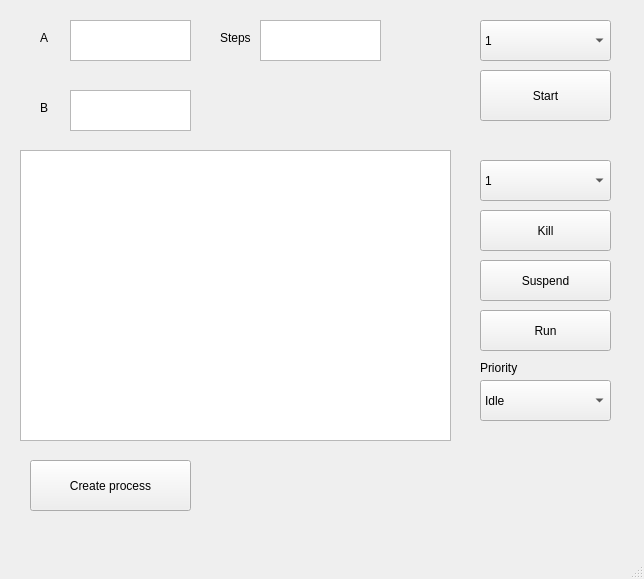
<?xml version="1.0" encoding="UTF-8"?>
<ui version="4.0">
 <class>MainWindow</class>
 <widget class="QMainWindow" name="MainWindow">
  <property name="geometry">
   <rect>
    <x>0</x>
    <y>0</y>
    <width>644</width>
    <height>579</height>
   </rect>
  </property>
  <property name="windowTitle">
   <string>MainWindow</string>
  </property>
  <widget class="QWidget" name="centralwidget">
   <widget class="QTextEdit" name="textEdit_steps">
    <property name="geometry">
     <rect>
      <x>260</x>
      <y>20</y>
      <width>121</width>
      <height>41</height>
     </rect>
    </property>
   </widget>
   <widget class="QTextEdit" name="textEdit_B">
    <property name="geometry">
     <rect>
      <x>70</x>
      <y>90</y>
      <width>121</width>
      <height>41</height>
     </rect>
    </property>
   </widget>
   <widget class="QTableWidget" name="tableWidget">
    <property name="geometry">
     <rect>
      <x>20</x>
      <y>150</y>
      <width>431</width>
      <height>291</height>
     </rect>
    </property>
   </widget>
   <widget class="QTextEdit" name="textEdit_A">
    <property name="geometry">
     <rect>
      <x>70</x>
      <y>20</y>
      <width>121</width>
      <height>41</height>
     </rect>
    </property>
   </widget>
   <widget class="QPushButton" name="kill">
    <property name="geometry">
     <rect>
      <x>480</x>
      <y>210</y>
      <width>131</width>
      <height>41</height>
     </rect>
    </property>
    <property name="text">
     <string>Kill</string>
    </property>
   </widget>
   <widget class="QPushButton" name="run">
    <property name="geometry">
     <rect>
      <x>480</x>
      <y>310</y>
      <width>131</width>
      <height>41</height>
     </rect>
    </property>
    <property name="text">
     <string>Run</string>
    </property>
   </widget>
   <widget class="QComboBox" name="comboBox_2">
    <property name="geometry">
     <rect>
      <x>480</x>
      <y>160</y>
      <width>131</width>
      <height>41</height>
     </rect>
    </property>
    <item>
     <property name="text">
      <string>1</string>
     </property>
    </item>
    <item>
     <property name="text">
      <string>2</string>
     </property>
    </item>
    <item>
     <property name="text">
      <string>3</string>
     </property>
    </item>
    <item>
     <property name="text">
      <string>4</string>
     </property>
    </item>
    <item>
     <property name="text">
      <string>5</string>
     </property>
    </item>
    <item>
     <property name="text">
      <string>6</string>
     </property>
    </item>
    <item>
     <property name="text">
      <string>7</string>
     </property>
    </item>
    <item>
     <property name="text">
      <string>8</string>
     </property>
    </item>
   </widget>
   <widget class="QComboBox" name="priority">
    <property name="geometry">
     <rect>
      <x>480</x>
      <y>380</y>
      <width>131</width>
      <height>41</height>
     </rect>
    </property>
    <item>
     <property name="text">
      <string>Idle</string>
     </property>
    </item>
    <item>
     <property name="text">
      <string>Below normal</string>
     </property>
    </item>
    <item>
     <property name="text">
      <string>Normal</string>
     </property>
    </item>
    <item>
     <property name="text">
      <string>Above normal</string>
     </property>
    </item>
    <item>
     <property name="text">
      <string>High</string>
     </property>
    </item>
   </widget>
   <widget class="QPushButton" name="start_all">
    <property name="geometry">
     <rect>
      <x>30</x>
      <y>460</y>
      <width>161</width>
      <height>51</height>
     </rect>
    </property>
    <property name="text">
     <string>Create process</string>
    </property>
   </widget>
   <widget class="QPushButton" name="suspend">
    <property name="geometry">
     <rect>
      <x>480</x>
      <y>260</y>
      <width>131</width>
      <height>41</height>
     </rect>
    </property>
    <property name="text">
     <string>Suspend</string>
    </property>
   </widget>
   <widget class="QPushButton" name="Set">
    <property name="geometry">
     <rect>
      <x>480</x>
      <y>70</y>
      <width>131</width>
      <height>51</height>
     </rect>
    </property>
    <property name="text">
     <string>Start</string>
    </property>
   </widget>
   <widget class="QComboBox" name="num_of_processes">
    <property name="geometry">
     <rect>
      <x>480</x>
      <y>20</y>
      <width>131</width>
      <height>41</height>
     </rect>
    </property>
    <item>
     <property name="text">
      <string>1</string>
     </property>
    </item>
    <item>
     <property name="text">
      <string>2</string>
     </property>
    </item>
    <item>
     <property name="text">
      <string>4</string>
     </property>
    </item>
    <item>
     <property name="text">
      <string>8</string>
     </property>
    </item>
   </widget>
   <widget class="QLabel" name="label">
    <property name="geometry">
     <rect>
      <x>480</x>
      <y>360</y>
      <width>101</width>
      <height>16</height>
     </rect>
    </property>
    <property name="text">
     <string>Priority</string>
    </property>
   </widget>
   <widget class="QLabel" name="label_3">
    <property name="geometry">
     <rect>
      <x>40</x>
      <y>30</y>
      <width>31</width>
      <height>16</height>
     </rect>
    </property>
    <property name="text">
     <string>A</string>
    </property>
   </widget>
   <widget class="QLabel" name="label_4">
    <property name="geometry">
     <rect>
      <x>40</x>
      <y>100</y>
      <width>31</width>
      <height>16</height>
     </rect>
    </property>
    <property name="text">
     <string>B</string>
    </property>
   </widget>
   <widget class="QLabel" name="label_5">
    <property name="geometry">
     <rect>
      <x>220</x>
      <y>30</y>
      <width>31</width>
      <height>16</height>
     </rect>
    </property>
    <property name="text">
     <string>Steps</string>
    </property>
   </widget>
  </widget>
  <widget class="QMenuBar" name="menubar">
   <property name="geometry">
    <rect>
     <x>0</x>
     <y>0</y>
     <width>644</width>
     <height>21</height>
    </rect>
   </property>
  </widget>
  <widget class="QStatusBar" name="statusbar"/>
 </widget>
 <resources/>
 <connections/>
</ui>
